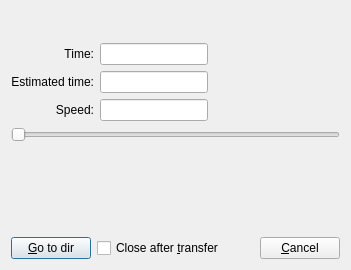
<ui version="4.0" >
 <class>FileTransferBase</class>
 <widget class="QDialog" name="FileTransferBase" >
  <property name="geometry" >
   <rect>
    <x>0</x>
    <y>0</y>
    <width>351</width>
    <height>270</height>
   </rect>
  </property>
  <property name="windowTitle" >
   <string>File transfer</string>
  </property>
  <layout class="QGridLayout" >
   <property name="margin" >
    <number>11</number>
   </property>
   <property name="spacing" >
    <number>6</number>
   </property>
   <item row="0" column="0" colspan="3" >
    <widget class="Q3ProgressBar" name="barFile" />
   </item>
   <item row="1" column="0" colspan="3" >
    <widget class="Q3ProgressBar" name="barTotal" />
   </item>
   <item row="7" column="1" >
    <spacer name="Spacer5" >
     <property name="orientation" >
      <enum>Qt::Vertical</enum>
     </property>
     <property name="sizeType" >
      <enum>QSizePolicy::Expanding</enum>
     </property>
     <property name="sizeHint" stdset="0" >
      <size>
       <width>20</width>
       <height>20</height>
      </size>
     </property>
    </spacer>
   </item>
   <item row="2" column="0" colspan="3" >
    <widget class="QLabel" name="lblState" >
     <property name="text" >
      <string/>
     </property>
     <property name="wordWrap" >
      <bool>false</bool>
     </property>
    </widget>
   </item>
   <item row="3" column="1" >
    <widget class="QLineEdit" name="edtTime" >
     <property name="sizePolicy" >
      <sizepolicy vsizetype="Fixed" hsizetype="Fixed" >
       <horstretch>0</horstretch>
       <verstretch>0</verstretch>
      </sizepolicy>
     </property>
    </widget>
   </item>
   <item row="3" column="2" >
    <spacer name="Spacer3" >
     <property name="orientation" >
      <enum>Qt::Horizontal</enum>
     </property>
     <property name="sizeType" >
      <enum>QSizePolicy::Expanding</enum>
     </property>
     <property name="sizeHint" stdset="0" >
      <size>
       <width>20</width>
       <height>20</height>
      </size>
     </property>
    </spacer>
   </item>
   <item row="3" column="0" >
    <widget class="QLabel" name="lblTime" >
     <property name="text" >
      <string>Time:</string>
     </property>
     <property name="alignment" >
      <set>Qt::AlignRight|Qt::AlignTrailing|Qt::AlignVCenter</set>
     </property>
     <property name="wordWrap" >
      <bool>false</bool>
     </property>
    </widget>
   </item>
   <item row="4" column="0" >
    <widget class="QLabel" name="lblEstimated" >
     <property name="text" >
      <string>Estimated time:</string>
     </property>
     <property name="alignment" >
      <set>Qt::AlignRight|Qt::AlignTrailing|Qt::AlignVCenter</set>
     </property>
     <property name="wordWrap" >
      <bool>false</bool>
     </property>
    </widget>
   </item>
   <item row="4" column="1" >
    <widget class="QLineEdit" name="edtEstimated" >
     <property name="sizePolicy" >
      <sizepolicy vsizetype="Fixed" hsizetype="Fixed" >
       <horstretch>0</horstretch>
       <verstretch>0</verstretch>
      </sizepolicy>
     </property>
    </widget>
   </item>
   <item row="6" column="0" colspan="3" >
    <widget class="QSlider" name="sldSpeed" >
     <property name="minimum" >
      <number>1</number>
     </property>
     <property name="maximum" >
      <number>100</number>
     </property>
     <property name="orientation" >
      <enum>Qt::Horizontal</enum>
     </property>
    </widget>
   </item>
   <item row="5" column="0" >
    <widget class="QLabel" name="TextLabel1" >
     <property name="text" >
      <string>Speed:</string>
     </property>
     <property name="alignment" >
      <set>Qt::AlignRight|Qt::AlignTrailing|Qt::AlignVCenter</set>
     </property>
     <property name="wordWrap" >
      <bool>false</bool>
     </property>
    </widget>
   </item>
   <item row="5" column="1" >
    <widget class="QLineEdit" name="edtSpeed" >
     <property name="sizePolicy" >
      <sizepolicy vsizetype="Fixed" hsizetype="Fixed" >
       <horstretch>0</horstretch>
       <verstretch>0</verstretch>
      </sizepolicy>
     </property>
    </widget>
   </item>
   <item row="8" column="0" colspan="3" >
    <layout class="QHBoxLayout" >
     <property name="spacing" >
      <number>6</number>
     </property>
     <property name="margin" >
      <number>0</number>
     </property>
     <item>
      <widget class="QPushButton" name="btnGo" >
       <property name="text" >
        <string>&amp;Go to dir</string>
       </property>
      </widget>
     </item>
     <item>
      <widget class="QCheckBox" name="chkClose" >
       <property name="text" >
        <string>Close after &amp;transfer</string>
       </property>
      </widget>
     </item>
     <item>
      <spacer name="Spacer4" >
       <property name="orientation" >
        <enum>Qt::Horizontal</enum>
       </property>
       <property name="sizeType" >
        <enum>QSizePolicy::Expanding</enum>
       </property>
       <property name="sizeHint" stdset="0" >
        <size>
         <width>20</width>
         <height>20</height>
        </size>
       </property>
      </spacer>
     </item>
     <item>
      <widget class="QPushButton" name="btnCancel" >
       <property name="text" >
        <string>&amp;Cancel</string>
       </property>
      </widget>
     </item>
    </layout>
   </item>
  </layout>
 </widget>
 <pixmapfunction>qPixmapFromMimeSource</pixmapfunction>
 <customwidgets>
  <customwidget>
   <class>Q3ProgressBar</class>
   <extends>QFrame</extends>
   <header>Qt3Support/Q3ProgressBar</header>
  </customwidget>
 </customwidgets>
 <tabstops>
  <tabstop>btnCancel</tabstop>
  <tabstop>sldSpeed</tabstop>
  <tabstop>edtTime</tabstop>
  <tabstop>edtEstimated</tabstop>
  <tabstop>edtSpeed</tabstop>
  <tabstop>chkClose</tabstop>
 </tabstops>
 <resources/>
 <connections/>
</ui>
